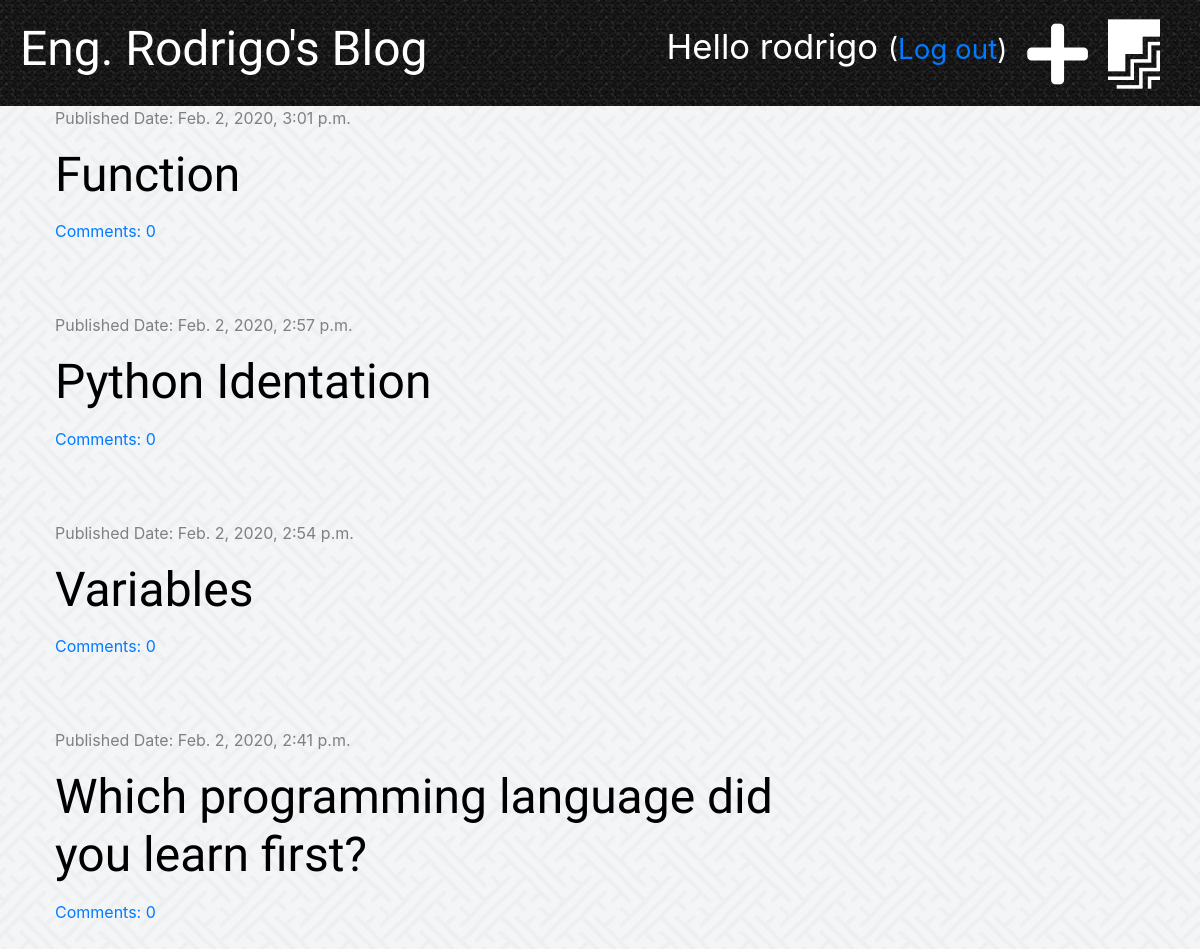
The app's page / (signed in) with its own data.
### project/models.py (models this page shows, shortened)
class Post(models.Model):
    author = models.ForeignKey('auth.User', on_delete=models.CASCADE)
    title = models.CharField(max_length=200)
    text = models.TextField()
    created_date = models.DateTimeField(default=timezone.now)
    published_date = models.DateTimeField(blank=True, null=True)
    def approved_comments(self):
        return self.comments.filter(approved=True)

### project/views.py (the view)
# urls.py: path('', views.post_list, name='post_list'),
def post_list(request):
    posts = Post.objects.filter(published_date__lte=timezone.now()).order_by('-published_date')
    stuff_for_frontend = {'posts': posts}
    return render(request, 'project/post_list.html', stuff_for_frontend)

### project/templatetags/markdownify.py (called while the page is built)
@register.filter
def markdown(value):
    renderer = HighlightRenderer()
    markdown = mistune.Markdown(renderer=renderer)
    return markdown(value)

### project/templates/project/post_list.html (shortened to what this page needs)
{% extends 'project/base.html' %}
{% load markdownify %}
{% block content %}
    {% for post in posts %}
        <div class='post'>
            <div class='date'>
                <p>Published Date: {{ post.published_date }}</p>
            </div>
                <h1><a href="{% url 'post_detail' pk=post.pk %}">{{ post.title }}</a></h1>
                <a href="{% url 'post_detail' pk=post.pk %}">Comments: {{ post.approved_comments.count }}</a>
        </div>
    {% endfor %}
{% endblock %}

### project/templates/project/base.html (shortened to what this page needs)
{% load staticfiles %}
<!DOCTYPE html>
<html lang="en">
<head>
</head>
<body>
    <link rel="stylesheet" href="https://stackpath.bootstrapcdn.com/bootstrap/4.4.1/css/bootstrap.min.css">
    <link rel="stylesheet" href="https://use.fontawesome.com/releases/v5.12.0/css/all.css">
    <link rel="stylesheet" href="{% static 'css/project.css' %}">
    <link rel="stylesheet" href="{% static 'css/zenburn.css' %}">
<body>
<div class="page-header">
    {% if user.is_authenticated %}
        <a href="{% url 'post_draft_list' %}" class="top-menu"><i class="fab fa-firstdraft fa-2x"style="color: #ffffff;"></i></a>
        <a href="{% url 'post_new' %}" class="top-menu"><i class="fas fa-plus fa-2x" style="color: #ffffff;"></i></a>
        <p class="top-menu">Hello {{ user.username }} <small>(<a href="{% url 'logout' %}">Log out</a>)</small></p>
    {% else %}
        <a href="{% url 'login' %}" class="top-menu"><i class="fas fa-sign-in-alt fa-2x" style="color: #ffffff;"></i></a>
    {% endif %}
    <h1>Eng. Rodrigo's Blog</h1>
</div>
<div class='content container'>
    <div class="row">
        <div class="col-md-8">
            {% block content %}
            {% endblock %}
        </div>
    </div>
</div>
</body>
</html>

### project/static/css/project.css (style rules this page uses)
body { background-image: url("../images/interlaced.png"); }
.page-header { background-image: url("../images/mosaic.png"); margin-top: 0; padding: 20px 20px 20px 20px; }
.page-header h1, .page-header h1 a { color: #ffffff; font-size: 36pt; text-decoration: none; }
.content { margin-left: 40px; }
h1, h2, h3, h4 { font-family: 'Tangerine', 'Inconsolata', 'Droid Sans', serif; font-size: 48px; }
.date { color: grey }
.post { margin-bottom: 70px; }
.post h1 a { color: #000000; }
.top-menu { color: #ffffff; float: right; font-size: 26pt; margin-right: 20px; }

### records on screen
Post: published_date "Feb. 2, 2020, 3:01 p.m.", title "Function", approved_comments.count "0"
Post: published_date "Feb. 2, 2020, 2:57 p.m.", title "Python Identation", approved_comments.count "0"
Post: published_date "Feb. 2, 2020, 2:54 p.m.", title "Variables", approved_comments.count "0"
Post: published_date "Feb. 2, 2020, 2:41 p.m.", title "Which programming language did you learn first?", approved_comments.count "0"

### other values on screen
{{ user.username }} "rodrigo"
